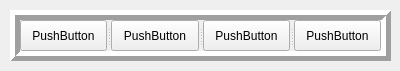
<?xml version="1.0" encoding="UTF-8"?>
<ui version="4.0">
 <class>myWidget</class>
 <widget class="QWidget" name="myWidget">
  <property name="geometry">
   <rect>
    <x>0</x>
    <y>0</y>
    <width>400</width>
    <height>71</height>
   </rect>
  </property>
  <property name="windowTitle">
   <string>myWidget</string>
  </property>
  <widget class="QSplitter" name="splitter">
   <property name="geometry">
    <rect>
     <x>10</x>
     <y>10</y>
     <width>381</width>
     <height>51</height>
    </rect>
   </property>
   <property name="frameShape">
    <enum>QFrame::Box</enum>
   </property>
   <property name="frameShadow">
    <enum>QFrame::Raised</enum>
   </property>
   <property name="lineWidth">
    <number>5</number>
   </property>
   <property name="orientation">
    <enum>Qt::Horizontal</enum>
   </property>
   <widget class="QPushButton" name="pushButton_2">
    <property name="text">
     <string>PushButton</string>
    </property>
   </widget>
   <widget class="QPushButton" name="pushButton_1">
    <property name="text">
     <string>PushButton</string>
    </property>
   </widget>
   <widget class="QPushButton" name="pushButton_3">
    <property name="text">
     <string>PushButton</string>
    </property>
   </widget>
   <widget class="QPushButton" name="pushButton_4">
    <property name="text">
     <string>PushButton</string>
    </property>
   </widget>
  </widget>
 </widget>
 <layoutdefault spacing="6" margin="11"/>
 <resources/>
 <connections/>
</ui>
